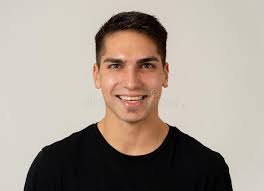
#> input picture img4.jpg, 264 x 191 px
$ python final.py
#> lines starting #> are read from the running program, lines starting #| are printed output that depends on the picture; after the words box and inside, x2 and y2 are one past the last pixel; in counts of white or black regions, pixels touching at a corner belong together
import cv2
import numpy as np

# Load the input image
img = cv2.imread('img4.jpg')
#> img is the input picture: shape (191, 264, 3); mean B, G, R 144.1, 154.4, 166.1

# Convert to grayscale
gray = cv2.cvtColor(img, cv2.COLOR_BGR2GRAY)
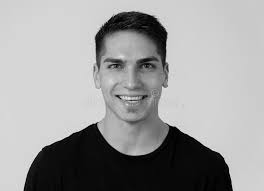
#> gray: shape (191, 264); min 0, max 243, mean 156.8

# Load the Haar cascade classifier for face detection
face_cascade = cv2.CascadeClassifier('haarcascade_frontalface_default.xml')

# Detect faces in the image
faces = face_cascade.detectMultiScale(gray, scaleFactor=1.1, minNeighbors=5, minSize=(30, 30), flags=cv2.CASCADE_SCALE_IMAGE)
#> faces = [[90, 34, 82, 82]]

# Create a mask for the detected face regions
face_mask = np.zeros_like(img)
for (x, y, w, h) in faces:

    cv2.rectangle(face_mask, (x, y), (x+w, y+h), (255, 255, 255), 2)
#> this loop made 1 pass
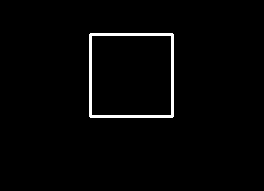
#> face_mask: shape (191, 264, 3); 1.9% white; 1 white region, box (x1, y1, x2, y2) and area: (89, 33, 174, 118) 980

# Convert face_mask to grayscale
face_mask_gray = cv2.cvtColor(face_mask, cv2.COLOR_BGR2GRAY)

#FOR OIL FACE DETECT

# Apply silver mask to oil_only pixels
oil_only = img.copy()
oil_only[np.where(face_mask_gray > 0)] = (192, 192, 192)
#> oil_only: shape (191, 264, 3); 1.94% of pixels changed, all inside (x1, y1, x2, y2) = (89, 33, 174, 118)

# Convert oil_only to uint8 data type
oil_only = np.uint8(oil_only)

# Create a mask for the oiliness on the face
gray_face_mask = cv2.cvtColor(face_mask_gray, cv2.COLOR_GRAY2BGR)
oiliness_masked = cv2.bitwise_and(img, gray_face_mask)

# FOR ACNE DETECTION

gray = cv2.cvtColor(oiliness_masked, cv2.COLOR_BGR2GRAY)

# Apply Canny edge detection
edges = cv2.Canny(gray, 50, 150)
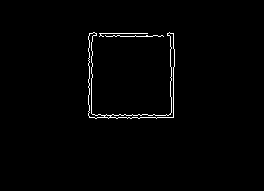
#> edges: shape (191, 264); 1.2% white in thin lines or dots, all inside (x1, y1, x2, y2) = (88, 32, 175, 119)

# Apply thresholding to obtain binary image
ret,thresh = cv2.threshold(edges, 0, 255, cv2.THRESH_BINARY_INV+cv2.THRESH_OTSU)
#> ret = 0

# Apply local contrast enhancement to acne regions
clahe = cv2.createCLAHE(clipLimit=2.0, tileGridSize=(8,8))
clahe_img = clahe.apply(gray)
clahe_acne = cv2.bitwise_and(clahe_img, clahe_img, mask=thresh)

# Combine original image and enhanced acne regions
result = cv2.addWeighted(img, 0.7, cv2.cvtColor(clahe_acne, cv2.COLOR_GRAY2BGR), 0.3, 0)


# FOR UV LIGHT

# Split image into color channels
b,g,r = cv2.split(result)
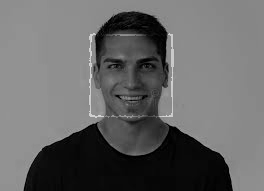
#> b: shape (191, 264); min 0, max 218, mean 102.4

# Reduce intensity of red and green channels
r = cv2.multiply(r, 0.5)
g = cv2.multiply(g, 0.5)
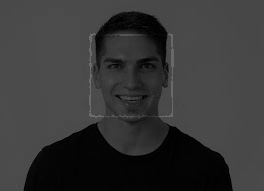
#> g: shape (191, 264); min 0, max 112, mean 54.8

# Merge color channels back into image
filtered_img = cv2.merge((b,g,r))
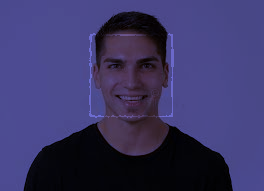
#> filtered_img: shape (191, 264, 3); mean B, G, R 102.4, 54.8, 58.9

# Display the output

face_roi = filtered_img[y:y+h, x:x+w]
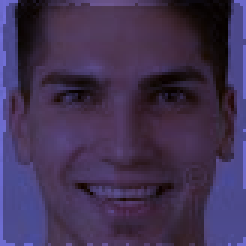
#> face_roi: shape (82, 82, 3) (shown 3 times larger); mean B, G, R 82.2, 49.3, 64.8
cv2.imshow('Final Result', face_roi)
cv2.imwrite('output4.jpg', face_roi)
cv2.waitKey(0)
cv2.destroyAllWindows()

$ run again, with img1.jpg copied over img4.jpg
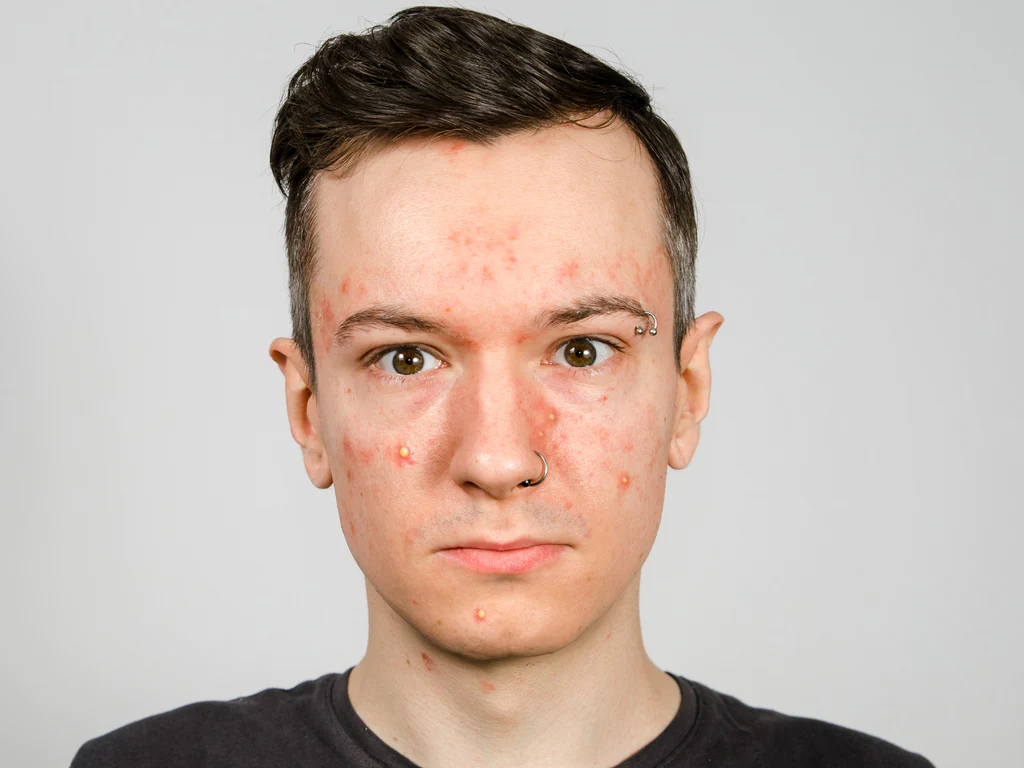
#> input picture img1.jpg, 1024 x 768 px
#> img is the input picture: shape (768, 1024, 3); mean B, G, R 174.4, 182.8, 197.4
#> faces = [[240, 159, 505, 505]]
#> the loop `for (x, y, w, h) in faces: ` made 1 pass
#> after the loop `for (x, y, w, h) in faces:`:
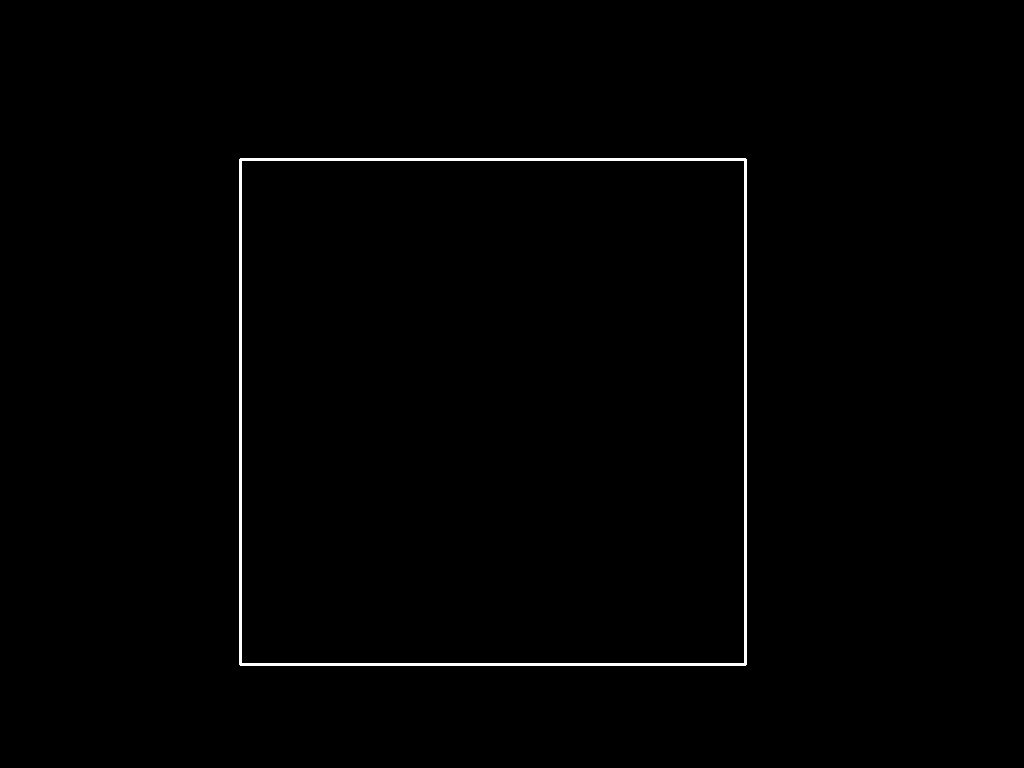
#> face_mask: shape (768, 1024, 3); 0.77% white; 1 white region, box (x1, y1, x2, y2) and area: (239, 158, 747, 666) 6056
#> oil_only: shape (768, 1024, 3); 0.77% of pixels changed, all inside (x1, y1, x2, y2) = (239, 158, 747, 666)
#> edges: shape (768, 1024); 0.51% white in thin lines or dots, all inside (x1, y1, x2, y2) = (238, 157, 747, 667)
#> ret = 0
#> `face_roi = filtered_img[y:y+h, x:x+w]`:
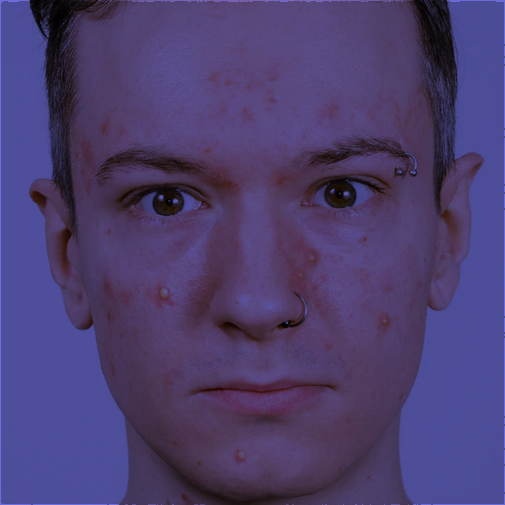
#> face_roi: shape (505, 505, 3); mean B, G, R 111.5, 62.5, 76

$ run again, with img2.jpg copied over img4.jpg
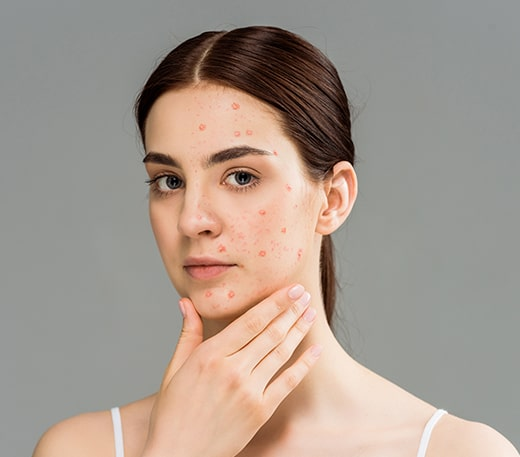
#> input picture img2.jpg, 520 x 457 px
#> img is the input picture: shape (457, 520, 3); mean B, G, R 142.5, 152.8, 166.4
#> faces = [[93, 87, 229, 229]]
#> the loop `for (x, y, w, h) in faces: ` made 1 pass
#> after the loop `for (x, y, w, h) in faces:`:
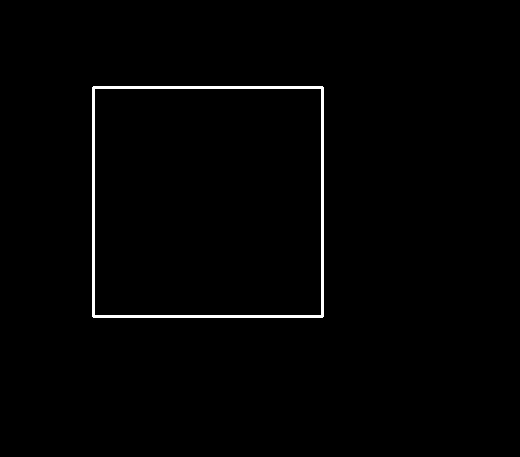
#> face_mask: shape (457, 520, 3); 1.2% white; 1 white region, box (x1, y1, x2, y2) and area: (92, 86, 324, 318) 2744
#> oil_only: shape (457, 520, 3); 1.15% of pixels changed, all inside (x1, y1, x2, y2) = (92, 86, 324, 318)
#> edges: shape (457, 520); 0.76% white in thin lines or dots, all inside (x1, y1, x2, y2) = (91, 85, 325, 319)
#> ret = 0
#> `face_roi = filtered_img[y:y+h, x:x+w]`:
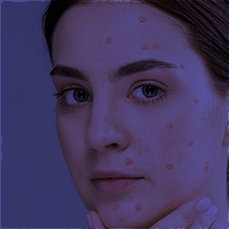
#> face_roi: shape (229, 229, 3); mean B, G, R 95.9, 54.6, 65.9
